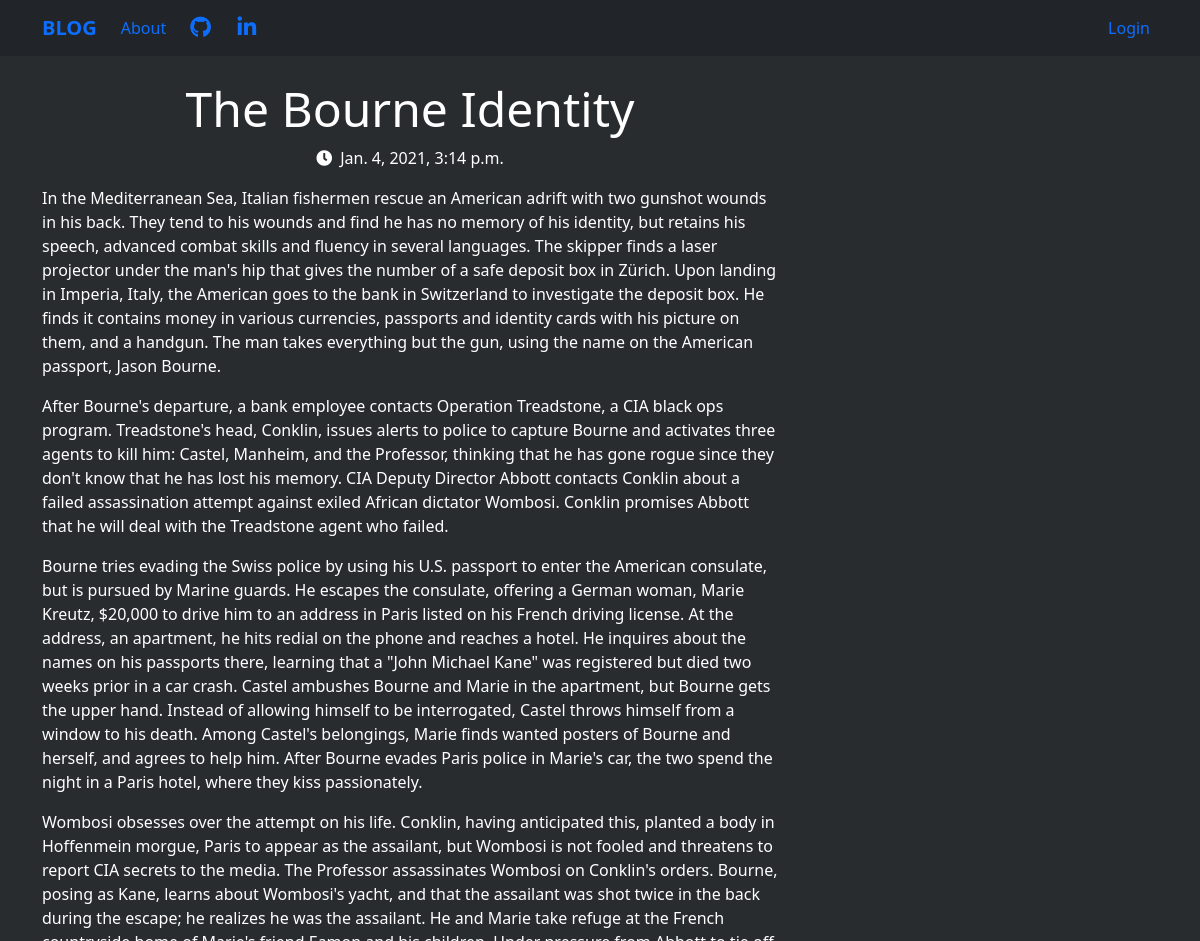
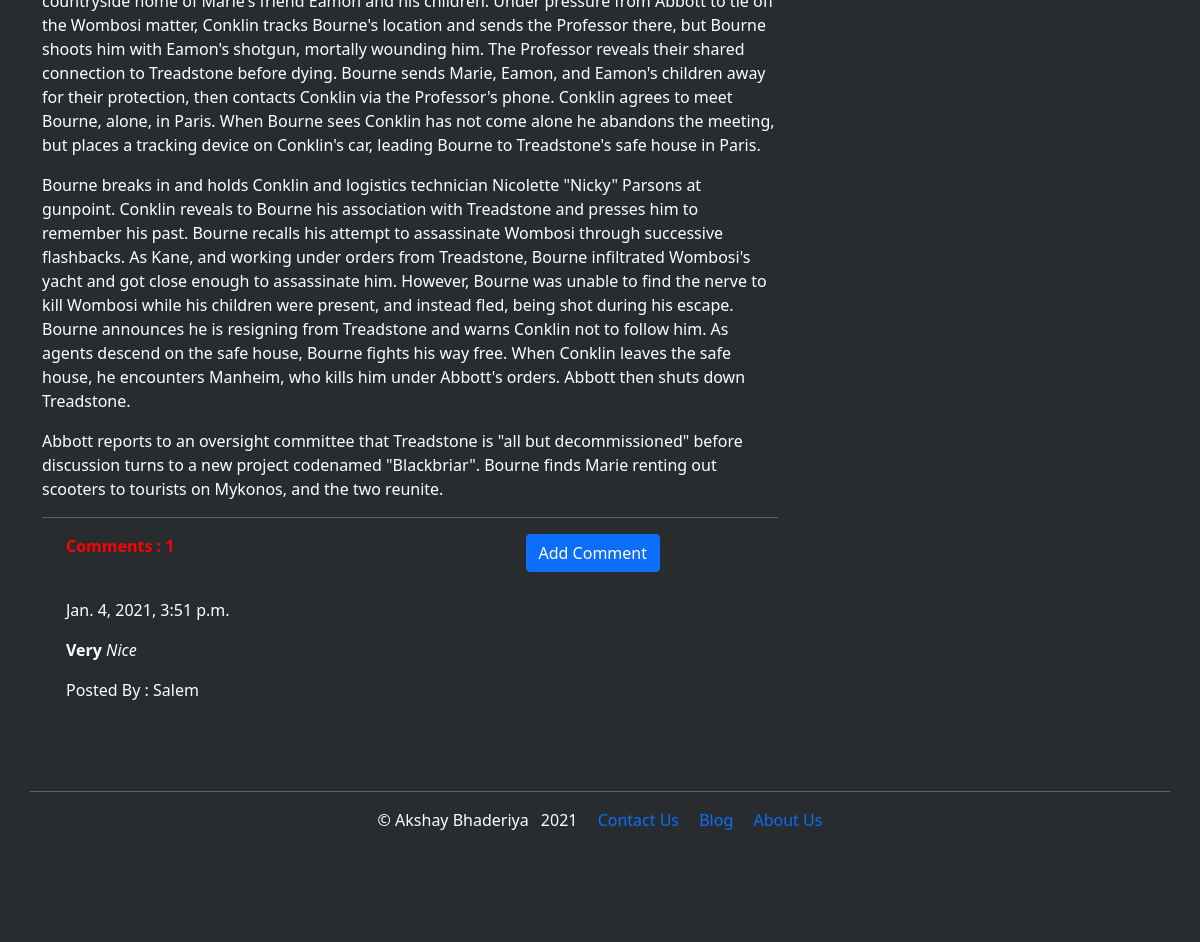
/post/6, run on the app's committed database (2 pictures, top to bottom).
### blog_app/models.py (models this page shows, shortened)
class Post(models.Model):
    author = models.ForeignKey('auth.User', on_delete=models.CASCADE)
    title = models.CharField(max_length=200)
    text = models.TextField()
    created_date = models.DateTimeField(default = timezone.now)
    published_date = models.DateTimeField(blank=True, null=True)

class Comment(models.Model):
    post = models.ForeignKey('blog_app.post', related_name='comments', on_delete=models.CASCADE)
    author = models.CharField(max_length=200)
    text = models.TextField()
    created_date = models.DateTimeField(default=timezone.now())
    approved_comment = models.BooleanField(default=False)

### blog_app/views.py (the view)
# urls.py: url(r'^post/(?P<pk>\d+)$', views.PostDetailView.as_view(), name='post_detail'),
class PostDetailView(DetailView):
    model = Post

### blog_app/templates/blog_app/post_detail.html (shortened to what this page needs)
{% extends 'blog_app/base.html' %}
  {% block content %}<br>
    <h3 class='posttitle'>{{ post.title }}</h3>
    {% if post.published_date %}
      <div class="date postdate">
        <i class="fas fa-clock"></i>&ensp;{{ post.published_date }}
      </div>
    {% else %}
      <a class='btn btn-outline-warning' href="{% url 'post_publish' pk=post.pk %}">Publish</a>
    {% endif %}
    <p class='postcontent'>{{ post.text | safe | linebreaksbr }}</p>
    <hr>
    <div class="container">
      <p style='color: red'><strong>Comments : {{ post.comments.count }}</strong>
        <a class='btn-comment btn btn-primary' href="{% url 'add_comment_to_post' pk=post.pk %}">Add Comment</a></p>
    </div>
    <div class="container">
      {% for comment in post.comments.all %}
      <br>
        {% if user.is_authenticated or comment.approved_comment %}
          {{ comment.created_date }}
          <p>{{ comment.text|safe|linebreaks }}</p>
          <p>Posted By : {{ comment.author }}</p>
        {% endif %}
        {% empty %}
        <p>No Comments....</p>
    {% endfor %}
    </div>
  {% endblock %}

### blog_app/static/css/blog.css (style rules this page uses)
.postdate { text-align: center; }
.posttitle { font-size: 3em; text-align: center; }
.postcontent { font-size: 1.5em; }
body { background-color: #282C2F; color: white; min-height: 300px; margin-bottom: 200px; clear: both; }
.btn-comment { position: absolute; right: 540px; }
a { text-decoration: none; }

### data on the page
Post: title "The Bourne Identity", published_date "Jan. 4, 2021, 3:14 p.m.", text "In the Mediterranean Sea, Italian fishermen rescue an American adrift with two gunshot wounds in his back. They tend to his wounds and find he has no memory of his identity, but retains his speech, advanced combat skills and fluency in several languages. The skipper finds a laser projector under the man's hip that gives the number of a safe deposit box in Zürich. Upon landing in Imperia, Italy, the American goes to the bank in Switzerland to investigate the deposit box. He finds it contains money in various currencies, passports and identity cards with his picture on them, and a handgun. The man takes everything but the gun, using the name on the American passport, Jason Bourne. After…", comments.count "1"
Comment: created_date "Jan. 4, 2021, 3:51 p.m.", text "Very Nice", author "Salem"
